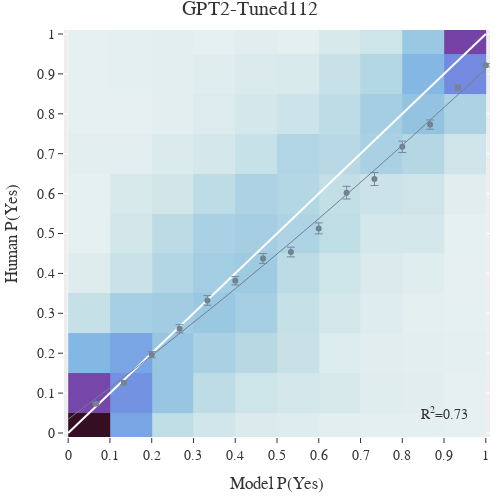

The code cell stored with this chart in its notebook:
### Code cell
plot_item = [
            # "Tuned112-7B-AnswerLoss",
            # "Tuned112-2B-SparseOr",
            #  'PTG16',
            # 'Tuned112-2B',
            # 'Tuned112-7B',
            'GPT2-Tuned112'
            # 'Pretrained-7B',
            # 'Pretrained-2B'
            ][0]
make_r2_graph(plot_item, pd.read_csv(data_files[plot_item]))

### Figure 1 — Plotly figure (JSON) as saved in the notebook; plotly's stock layout.template omitted (floating-point values rounded to 4 significant figures; data arrays with more than 128 entries replaced by an {"elided": "..."} marker saying what was removed)
{"data": [{"coloraxis": "coloraxis", "histnorm": "percent", "hovertemplate": "Model P(Yes)=%{x}<br>Human P(Yes)=%{y}<br>percent=%{z}<extra></extra>", "name": "", "nbinsx": 15, "nbinsy": 15, "type": "histogram2d", "x": {"elided": "5189 float values"}, "xaxis": "x", "xbingroup": "x", "y": {"elided": "5189 float values"}, "yaxis": "y", "ybingroup": "y"}, {"marker": {"color": "white"}, "mode": "lines", "showlegend": false, "type": "scatter", "x": [0, 1], "y": [0, 1]}, {"line": {"width": 1}, "marker": {"color": "slategray"}, "mode": "lines", "showlegend": false, "type": "scatter", "x": [1e-05, 0.06667, 0.1333, 0.2, 0.2667, 0.3333, 0.4, 0.4667, 0.5333, 0.6, 0.6667, 0.7333, 0.8, 0.8667, 0.9333, 1], "y": [0.03453, 0.08677, 0.1399, 0.194, 0.2489, 0.3048, 0.3615, 0.4192, 0.4777, 0.5371, 0.5975, 0.6587, 0.7208, 0.7839, 0.8478, 0.9126]}, {"marker": {"color": "slategray"}, "mode": "markers", "showlegend": false, "type": "scatter", "x": [1e-05, 0.06667, 0.1333, 0.2, 0.2667, 0.3333, 0.4, 0.4667, 0.5333, 0.6, 0.6667, 0.7333, 0.8, 0.8667, 0.9333, 1], "y": [-100, 0.0731, 0.1261, 0.1963, 0.2613, 0.3323, 0.3816, 0.4374, 0.4536, 0.5128, 0.6023, 0.6365, 0.7173, 0.773, 0.866, 0.9217]}, {"error_y": {"array": [0, 0.002963, 0.00525, 0.007674, 0.01024, 0.01204, 0.01049, 0.01234, 0.01218, 0.01373, 0.01598, 0.01628, 0.01418, 0.01163, 0.006742, 0.004017], "color": "lightslategray", "thickness": 1, "type": "data", "visible": true}, "marker": {"color": "rgba(255,255,255,0)"}, "mode": "markers", "showlegend": false, "type": "scatter", "x": [1e-05, 0.06667, 0.1333, 0.2, 0.2667, 0.3333, 0.4, 0.4667, 0.5333, 0.6, 0.6667, 0.7333, 0.8, 0.8667, 0.9333, 1], "y": [-100, 0.0731, 0.1261, 0.1963, 0.2613, 0.3323, 0.3816, 0.4374, 0.4536, 0.5128, 0.6023, 0.6365, 0.7173, 0.773, 0.866, 0.9217]}], "layout": {"annotations": [{"showarrow": false, "text": "R<sup>2</sup>=0.73", "x": 0.9, "y": 0.05}], "coloraxis": {"colorbar": {"title": {"text": "percent"}}, "colorscale": [[0, "rgb(230, 240, 240)"], [0.09091, "rgb(191, 221, 229)"], [0.1818, "rgb(156, 201, 226)"], [0.2727, "rgb(129, 180, 227)"], [0.3636, "rgb(115, 154, 228)"], [0.4545, "rgb(117, 127, 221)"], [0.5455, "rgb(120, 100, 202)"], [0.6364, "rgb(119, 74, 175)"], [0.7273, "rgb(113, 50, 141)"], [0.8182, "rgb(100, 31, 104)"], [0.9091, "rgb(80, 20, 66)"], [1, "rgb(54, 14, 36)"]], "showscale": false}, "font": {"family": "times new roman", "size": 14}, "height": 500, "legend": {"tracegroupgap": 0}, "margin": {"b": 10, "l": 10, "r": 10, "t": 30}, "title": {"text": "GPT2-Tuned112"}, "width": 500, "xaxis": {"anchor": "y", "domain": [0, 1], "dtick": 0.1, "range": [-0.01, 1.01], "title": {"text": "Model P(Yes)"}}, "yaxis": {"anchor": "x", "domain": [0, 1], "dtick": 0.1, "range": [-0.01, 1.01], "title": {"text": "Human P(Yes)"}}}}
